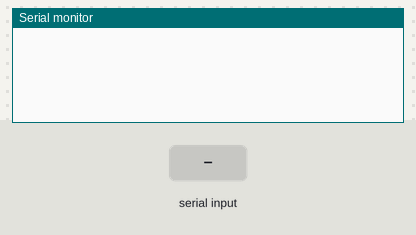
Bench run of a sketch on a simulated Arduino Uno, built with avr-gcc and run on an emulated ATmega328P. Parts: the last lines printed to the serial monitor. Inputs (shaded band) come from the test bench.

Above: at 1.2 s.
1.3 s: "90,45\n" received over Serial
At 2.5 s:
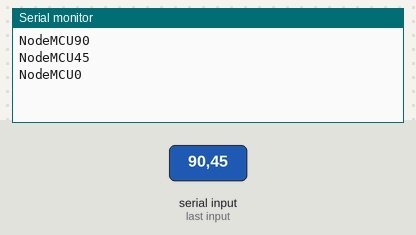
2.8 s: "30,150\n" received over Serial
At 4.0 s:
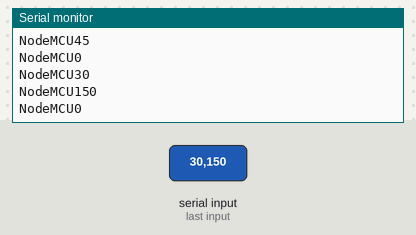
Timing chart, 0 to 5.8 s (numbered marks = the images above; inputs shaded):
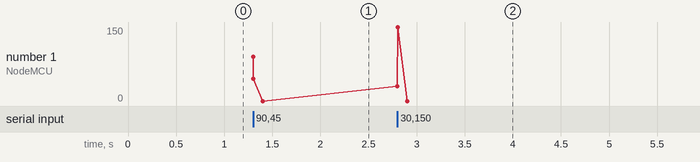

The sketch:

nmcu2arduino.ino
```cpp
void setup() {
  // Open serial communications and wait for port to open:
  Serial.begin(115200);
  //while (!Serial) {
    //; // wait for serial port to connect. Needed for native USB port only
  //}
  Serial.setTimeout(100);
}

void loop() { // run over and over
  while(!Serial.available()){}
  Serial.println("NodeMCU"+String(Serial.parseInt()));
}
```

Measured:
- after the input at 1.3 s, the serial monitor: prints a new line at once (image 1)
- after the input at 2.8 s, the serial monitor: prints a new line at once (image 2)
